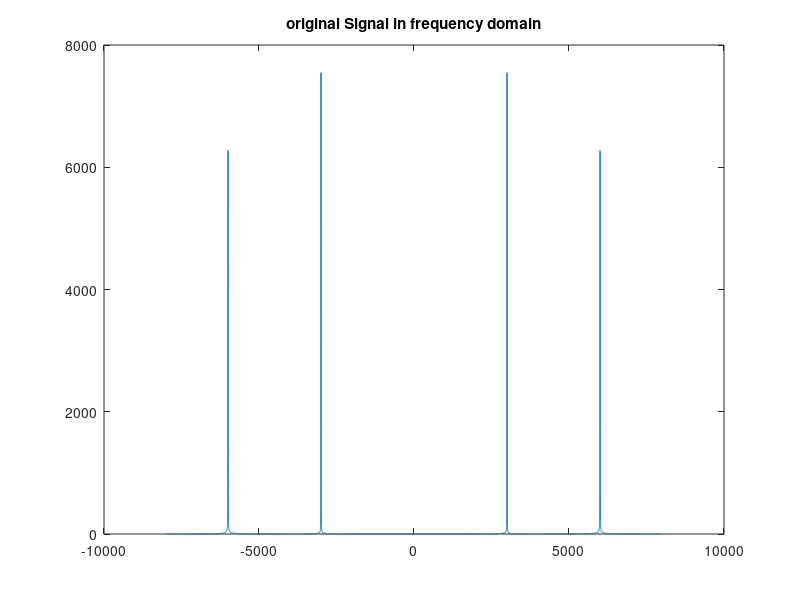
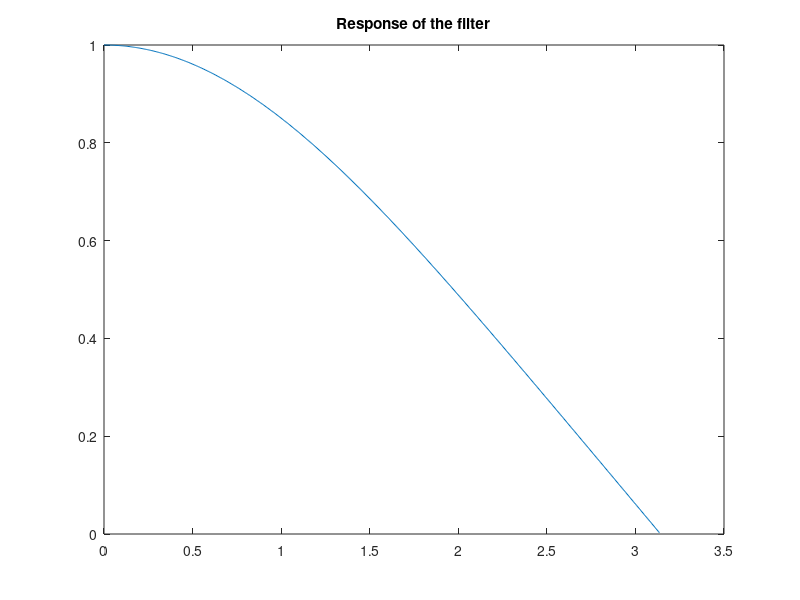
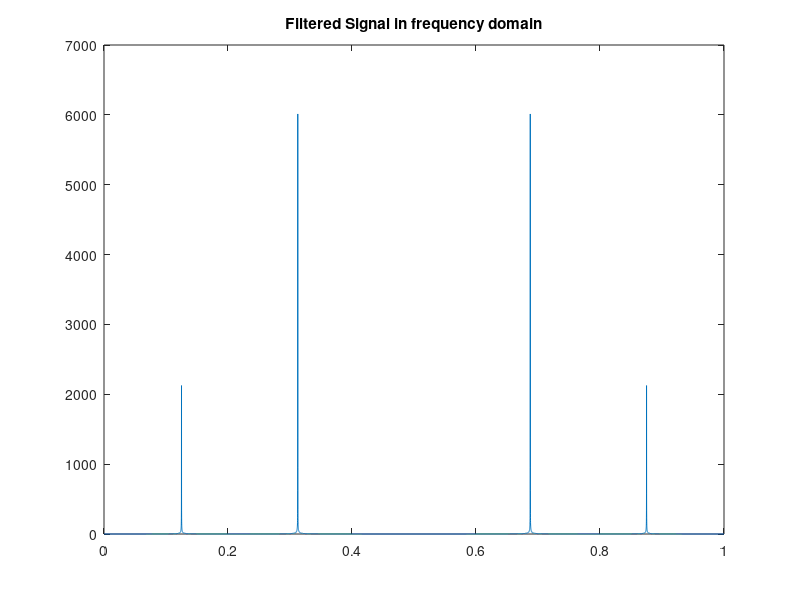

Source code (MATLAB) for these figures, in order: (Note: this script raises an error after producing the figures.)
Fs = 16000;                                            % Sampling Frequency
Ts = 1/Fs;                                              % Sampling Interval
t = linspace(0, 1, Fs);                                 % Time Vector (1 sec)
Fc = 4000;

S = cos(2*pi*t*3000)+cos(2*pi*t*6000);                            % 3kHz

Y = linspace(-Fs/2,Fs/2,length(S));
sfft = fftshift(fft(S));
sig = abs(sfft);
plot(Y,sig);
title('original Signal in frequency domain')
order = 3;
coeff=fir1(order,(Fc/(Fs/2)));
figure;
[H,F] = freqz(coeff,1,512);
plot(F,abs(H));
title('Response of the filter')

out = filter(coeff,1,S);
figure;
plot (t,abs(fftshift(fft(out))));
title('Filtered Signal in frequency domain')

%--------------------------------------------------------------------------

[data , Fs_audio] = audioread('eric.wav');
[data] = audioread('eric.wav',[1 5*Fs_audio]);
X_audio = fftshift(fft(data));
Y_audio = linspace(-Fs_audio/2,Fs_audio/2,length(data));
%sound (data,Fs_audio);
%Time vector
time = (1/Fs_audio)*length(data);
tvec = linspace(0, time, length(data));

%plotting the signal in both domains
figure;
plot(Y_audio,abs(X_audio));
title('Voice signal in frequency domain')

% figure;
% plot(tvec,data);
% title('Signal in time domain')
order_audio = 3;
coeff_audio = fir1(order_audio,(Fc/(Fs_audio/2)),'low');
figure;
[H_audio,F_audio] = freqz(coeff,1,512);
plot(F_audio,abs(H_audio));

out2 = filter(coeff_audio,1,data);
plot (Y_audio,abs(fftshift(fft(out2))));
title('Filtered Signal in frequency domain')
sound (out2,Fs_audio);